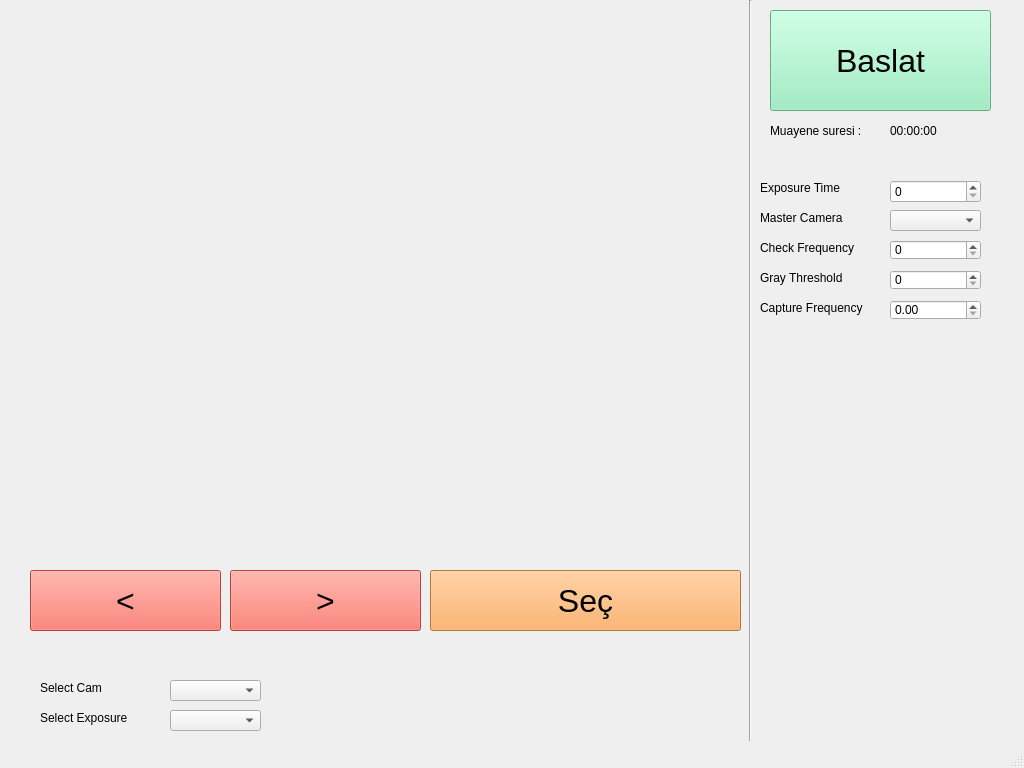
<?xml version="1.0" encoding="UTF-8"?>
<ui version="4.0">
 <class>MainWindow</class>
 <widget class="QMainWindow" name="MainWindow">
  <property name="geometry">
   <rect>
    <x>0</x>
    <y>0</y>
    <width>1024</width>
    <height>768</height>
   </rect>
  </property>
  <property name="windowTitle">
   <string>MainWindow</string>
  </property>
  <widget class="QWidget" name="centralwidget">
   <widget class="Line" name="line">
    <property name="geometry">
     <rect>
      <x>740</x>
      <y>0</y>
      <width>20</width>
      <height>741</height>
     </rect>
    </property>
    <property name="orientation">
     <enum>Qt::Vertical</enum>
    </property>
   </widget>
   <widget class="QPushButton" name="pushButton_baslat">
    <property name="geometry">
     <rect>
      <x>770</x>
      <y>10</y>
      <width>221</width>
      <height>101</height>
     </rect>
    </property>
    <property name="styleSheet">
     <string notr="true">background-color: rgb(142, 236, 186);
color: black;
font: 32px;</string>
    </property>
    <property name="text">
     <string>Baslat</string>
    </property>
   </widget>
   <widget class="QLabel" name="label_sure">
    <property name="geometry">
     <rect>
      <x>770</x>
      <y>120</y>
      <width>111</width>
      <height>21</height>
     </rect>
    </property>
    <property name="styleSheet">
     <string notr="true"/>
    </property>
    <property name="text">
     <string>Muayene suresi :</string>
    </property>
   </widget>
   <widget class="QWidget" name="widget" native="true">
    <property name="geometry">
     <rect>
      <x>30</x>
      <y>20</y>
      <width>720</width>
      <height>540</height>
     </rect>
    </property>
    <widget class="QLabel" name="label_image">
     <property name="geometry">
      <rect>
       <x>30</x>
       <y>10</y>
       <width>650</width>
       <height>532</height>
      </rect>
     </property>
     <property name="text">
      <string/>
     </property>
     <property name="alignment">
      <set>Qt::AlignCenter</set>
     </property>
    </widget>
   </widget>
   <widget class="QSpinBox" name="exposure_time">
    <property name="geometry">
     <rect>
      <x>890</x>
      <y>180</y>
      <width>91</width>
      <height>23</height>
     </rect>
    </property>
    <property name="singleStep">
     <number>100</number>
    </property>
   </widget>
   <widget class="QLabel" name="label">
    <property name="geometry">
     <rect>
      <x>760</x>
      <y>180</y>
      <width>111</width>
      <height>16</height>
     </rect>
    </property>
    <property name="text">
     <string>Exposure Time</string>
    </property>
   </widget>
   <widget class="QLabel" name="label_2">
    <property name="geometry">
     <rect>
      <x>760</x>
      <y>240</y>
      <width>111</width>
      <height>16</height>
     </rect>
    </property>
    <property name="text">
     <string>Check Frequency</string>
    </property>
   </widget>
   <widget class="QSpinBox" name="check_frequency">
    <property name="geometry">
     <rect>
      <x>890</x>
      <y>240</y>
      <width>91</width>
      <height>20</height>
     </rect>
    </property>
   </widget>
   <widget class="QLabel" name="label_3">
    <property name="geometry">
     <rect>
      <x>760</x>
      <y>270</y>
      <width>111</width>
      <height>16</height>
     </rect>
    </property>
    <property name="text">
     <string>Gray Threshold</string>
    </property>
   </widget>
   <widget class="QSpinBox" name="gray_thres">
    <property name="geometry">
     <rect>
      <x>890</x>
      <y>270</y>
      <width>91</width>
      <height>20</height>
     </rect>
    </property>
   </widget>
   <widget class="QDoubleSpinBox" name="interval">
    <property name="geometry">
     <rect>
      <x>890</x>
      <y>300</y>
      <width>91</width>
      <height>20</height>
     </rect>
    </property>
    <property name="singleStep">
     <double>0.100000000000000</double>
    </property>
   </widget>
   <widget class="QLabel" name="label_4">
    <property name="geometry">
     <rect>
      <x>760</x>
      <y>300</y>
      <width>121</width>
      <height>16</height>
     </rect>
    </property>
    <property name="text">
     <string>Capture Frequency</string>
    </property>
   </widget>
   <widget class="QLabel" name="inspection_time">
    <property name="geometry">
     <rect>
      <x>890</x>
      <y>120</y>
      <width>121</width>
      <height>21</height>
     </rect>
    </property>
    <property name="text">
     <string>00:00:00</string>
    </property>
   </widget>
   <widget class="QLabel" name="label_5">
    <property name="geometry">
     <rect>
      <x>760</x>
      <y>210</y>
      <width>111</width>
      <height>16</height>
     </rect>
    </property>
    <property name="text">
     <string>Master Camera</string>
    </property>
   </widget>
   <widget class="QComboBox" name="master_select">
    <property name="geometry">
     <rect>
      <x>890</x>
      <y>210</y>
      <width>91</width>
      <height>21</height>
     </rect>
    </property>
   </widget>
   <widget class="QLabel" name="label_6">
    <property name="geometry">
     <rect>
      <x>40</x>
      <y>680</y>
      <width>111</width>
      <height>16</height>
     </rect>
    </property>
    <property name="text">
     <string>Select Cam</string>
    </property>
   </widget>
   <widget class="QComboBox" name="filter_select">
    <property name="geometry">
     <rect>
      <x>170</x>
      <y>680</y>
      <width>91</width>
      <height>21</height>
     </rect>
    </property>
   </widget>
   <widget class="QLabel" name="label_7">
    <property name="geometry">
     <rect>
      <x>40</x>
      <y>710</y>
      <width>111</width>
      <height>16</height>
     </rect>
    </property>
    <property name="text">
     <string>Select Exposure</string>
    </property>
   </widget>
   <widget class="QComboBox" name="filter_select_expo">
    <property name="geometry">
     <rect>
      <x>170</x>
      <y>710</y>
      <width>91</width>
      <height>21</height>
     </rect>
    </property>
   </widget>
   <widget class="QLabel" name="image_name">
    <property name="geometry">
     <rect>
      <x>330</x>
      <y>10</y>
      <width>111</width>
      <height>16</height>
     </rect>
    </property>
    <property name="text">
     <string/>
    </property>
   </widget>
   <widget class="QPushButton" name="pushButton_sec">
    <property name="geometry">
     <rect>
      <x>430</x>
      <y>570</y>
      <width>311</width>
      <height>61</height>
     </rect>
    </property>
    <property name="styleSheet">
     <string notr="true">background-color:rgb(255, 163, 72);
color: black;
font: 32px;</string>
    </property>
    <property name="text">
     <string>Seç</string>
    </property>
   </widget>
   <widget class="QPushButton" name="pushButton_ileri">
    <property name="geometry">
     <rect>
      <x>230</x>
      <y>570</y>
      <width>191</width>
      <height>61</height>
     </rect>
    </property>
    <property name="styleSheet">
     <string notr="true">background-color:rgb(246, 97, 81);
color: black;
font: 32px;</string>
    </property>
    <property name="text">
     <string>&gt;</string>
    </property>
   </widget>
   <widget class="QPushButton" name="pushButton_geri">
    <property name="geometry">
     <rect>
      <x>30</x>
      <y>570</y>
      <width>191</width>
      <height>61</height>
     </rect>
    </property>
    <property name="styleSheet">
     <string notr="true">background-color:rgb(246, 97, 81);
color: black;
font: 32px;</string>
    </property>
    <property name="text">
     <string>&lt;</string>
    </property>
   </widget>
  </widget>
  <widget class="QMenuBar" name="menubar">
   <property name="geometry">
    <rect>
     <x>0</x>
     <y>0</y>
     <width>1024</width>
     <height>19</height>
    </rect>
   </property>
  </widget>
  <widget class="QStatusBar" name="statusbar"/>
 </widget>
 <resources/>
 <connections/>
</ui>
